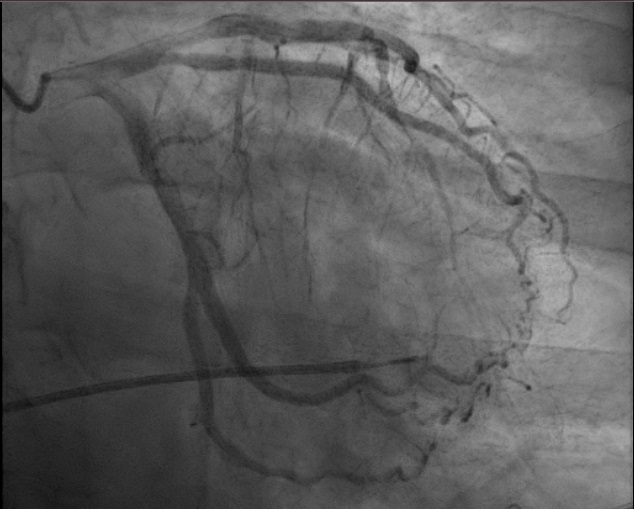
#> input picture data/1.jpg, 634 x 509 px; its folder holds only this picture in this run
$ python main.py
#> lines starting #> are read from the running program, lines starting #| are printed output that depends on the picture; after the words box and inside, x2 and y2 are one past the last pixel; in counts of white or black regions, pixels touching at a corner belong together
import os
import cv2
import numpy as np
import matplotlib.pyplot as plt
from skimage.morphology import skeletonize as skl
from scipy.interpolate import interp1d
from skimage.filters import meijering
#from CubicSpline import my_cubic_interp1d
# from sklearn.metrics import mean_absolute_percentage_error
from CS import CS

# Размытие картинки для уменьшения количества шумов
def morphology_diff(contrast_green, clahe):

    open1 = cv2.morphologyEx(contrast_green, cv2.MORPH_OPEN, cv2.getStructuringElement(cv2.MORPH_CROSS, (5, 5)),
                             iterations=1)
    close1 = cv2.morphologyEx(open1, cv2.MORPH_CLOSE, cv2.getStructuringElement(cv2.MORPH_CROSS, (5, 5)),
                              iterations=1)

    open2 = cv2.morphologyEx(close1, cv2.MORPH_OPEN, cv2.getStructuringElement(cv2.MORPH_CROSS, (11, 11)),
                             iterations=1)
    close2 = cv2.morphologyEx(open2, cv2.MORPH_CLOSE, cv2.getStructuringElement(cv2.MORPH_CROSS, (11, 11)),
                              iterations=1)

    open3 = cv2.morphologyEx(close2, cv2.MORPH_OPEN, cv2.getStructuringElement(cv2.MORPH_CROSS, (23, 23)),
                             iterations=1)
    close3 = cv2.morphologyEx(open3, cv2.MORPH_CLOSE, cv2.getStructuringElement(cv2.MORPH_CROSS, (25, 25)),
                              iterations=1)
    # [11 lines of commented-out code are left out]
    contrast_morph = cv2.subtract(close3, contrast_green)
    #cv2.imshow("fg", clahe.apply(contrast_morph))
    cv2.waitKey(0)
    cv2.destroyAllWindows()

    return clahe.apply(contrast_morph)


def remove_noise(morph_image):
    ret, thr = cv2.threshold(morph_image, 15, 255, cv2.THRESH_BINARY)
    mask = np.ones(morph_image.shape[:2], dtype="uint8") * 255
    contours, hierarchy = cv2.findContours(thr.copy(), cv2.RETR_LIST, cv2.CHAIN_APPROX_SIMPLE)
    for cnt in contours:
        if cv2.contourArea(cnt) <= 200:
            cv2.drawContours(mask, [cnt], -1, 0, -1)
    im = cv2.bitwise_and(morph_image, morph_image, mask=mask)
    ret, fin_thr = cv2.threshold(im, 15, 255, cv2.THRESH_BINARY_INV)
    new_img = cv2.erode(fin_thr, cv2.getStructuringElement(cv2.MORPH_CROSS, (3, 3)), iterations=1)
    # cv2.imshow("fg", im)
    cv2.waitKey(0)
    cv2.destroyAllWindows()
    return new_img


def remove_blob(clear_image, org_image):
    fundus_eroded = cv2.bitwise_not(clear_image)
    xmask = np.ones(org_image.shape[:2], dtype="uint8") * 255
    xcontours, xhierarchy = cv2.findContours(fundus_eroded.copy(), cv2.RETR_LIST, cv2.CHAIN_APPROX_SIMPLE)
    for cnt in xcontours:
        shape = "unidentified"
        peri = cv2.arcLength(cnt, True)
        approx = cv2.approxPolyDP(cnt, 0.04 * peri, True)
        if len(approx) > 4 and cv2.contourArea(cnt) <= 3000 and cv2.contourArea(cnt) >= 100:
            shape = "circle"
        else:
            shape = "veins"
        if (shape == "circle"):
            cv2.drawContours(xmask, [cnt], -1, 0, -1)

    finimage = cv2.bitwise_and(fundus_eroded, fundus_eroded, mask=xmask)
    blood_vessels = cv2.bitwise_not(finimage)
    # cv2.imshow("fi", finimage)

    # cv2.imshow("bv", blood_vessels)
    cv2.waitKey(0)
    cv2.destroyAllWindows()
    return blood_vessels


def detect_vessel(org_image):
    copy_org_image = org_image.copy()
    # make split of red green blue colors
    blue, green, red = cv2.split(org_image)
    # create a CLAHE object
    clahe = cv2.createCLAHE(clipLimit=5.0, tileGridSize=(8, 8))
    contrast_green = clahe.apply(green)
    # get image after morph - blured & clahe
    morph_image = morphology_diff(contrast_green, clahe)
    morph_image = cv2.adaptiveThreshold(morph_image, 255, cv2.ADAPTIVE_THRESH_MEAN_C, cv2.THRESH_BINARY, 17, 2)

    # remove noise
    clear_image = remove_noise(morph_image)
    # remove blobs
    fin_image = remove_blob(clear_image, org_image)
    skelet = skeleton(fin_image)
    i = 0
    j = 0
    # [10 lines of commented-out code are left out]

    cv2.waitKey(0)
    cv2.destroyAllWindows()
    return skelet, fin_image, cv2.merge((blue, green, red))


def skeleton (sk):
    # Step 1: Create an empty skeleton
    size = np.size(sk)
    skel = np.zeros(sk.shape, np.uint8)

    # Get a Cross Shaped Kernel
    element = cv2.getStructuringElement(cv2.MORPH_CROSS, (3,3))

    # Repeat steps 2-4
    i = 1
    while i <= 10:
        #Step 2: Open the image
        open = cv2.bitwise_not(cv2.morphologyEx(sk, cv2.MORPH_OPEN, element))

        #Step 3: Substract open from the original image
        temp = cv2.subtract(sk, open)

        #Step 4: Erode the original image and refine the skeleton
        eroded = cv2.erode(sk, element)
        skel = skl(open, method="lee").astype(np.uint8)
        sk = eroded.copy()
        #cv2.imshow("fg", skel)
        cv2.waitKey(0)
        cv2.destroyAllWindows()
        # Step 5: If there are no white pixels left ie.. the image has been completely eroded, quit the loop
        #if cv2.countNonZero(sk) == 0:
            #break
        i = i + 1

    return skel


if __name__ == "__main__":
    data_catalog = "data"
    raw_catalog = "raw_vessels"
    vessel_catalog = "vessels_images"
    sk_catalog = "skelet_images"
    files_names = [x for x in os.listdir(data_catalog) if os.path.isfile(os.path.join(data_catalog, x))]
    files_names.sort()

    for file_name in files_names:
        out_name = file_name.split('.')[0]
        org_image = cv2.imread(data_catalog + '/' + file_name)
#> org_image is the input picture: shape (509, 634, 3); mean B, G, R 93.2, 93.2, 93.3
        skele, raw_vessel, vessel_image = detect_vessel(org_image)
#> in morphology_diff, `close3 = cv2.morphologyEx(open3, cv2.MORPH_CLOSE, cv2.getStructuringEl..`:
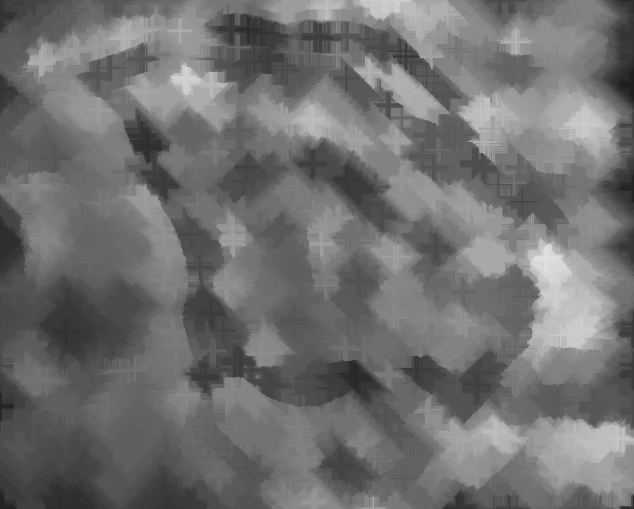
#> close3: shape (509, 634); min 30, max 224, mean 112.3
#> in detect_vessel, `morph_image = cv2.adaptiveThreshold(morph_image, 255, cv2.ADAPTIVE_THR..`:
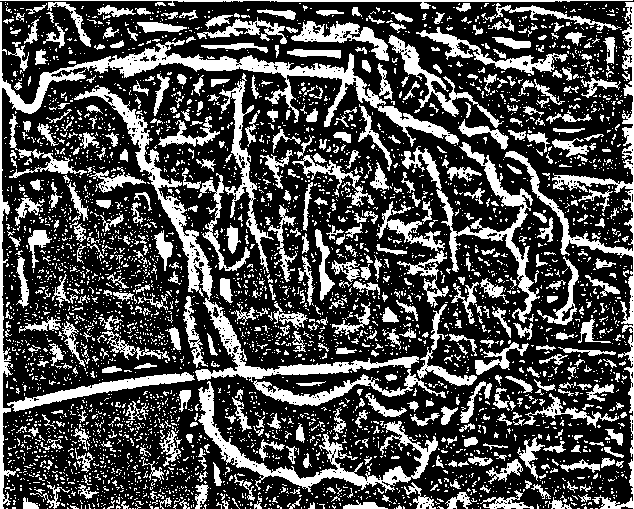
#> morph_image: shape (509, 634); 30.4% white; 4312 white regions (3798 under 20 px)
#> in remove_noise, `contours, hierarchy = cv2.findContours(thr.copy(), cv2.RETR_LIST, cv2...`: contours = 5078 contours, 4730 with area under 20; largest, box (x1, y1, x2, y2) and area: (0, 2, 459, 509) 6603, (74, 85, 419, 382) 5343, (504, 2, 634, 509) 3430, (198, 381, 438, 493) 3304, (402, 142, 540, 323) 2668
#> the loop in remove_noise, `for cnt in contours:` made 5078 passes
#> cnt on passes 1 to 3: [[595, 508], [597, 508]], [[590, 508], [592, 508]], [[577, 508], [579, 508]]
#> after the loop in remove_noise, `for cnt in contours:`:
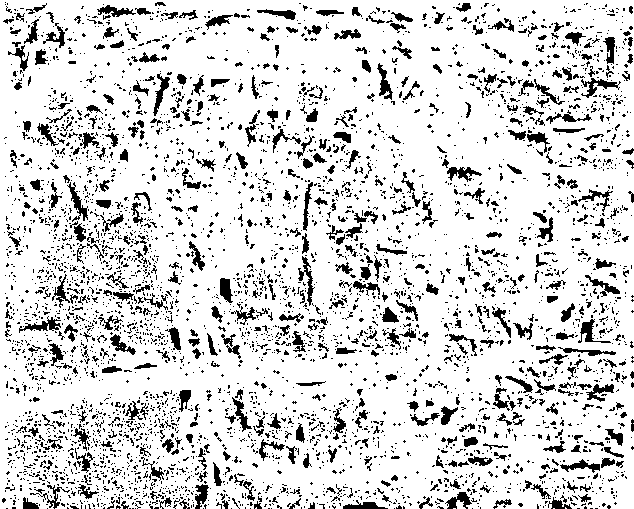
#> mask: shape (509, 634); 84.6% white; 4577 black regions (4045 under 20 px), largest, box (x1, y1, x2, y2) and area: (581, 78, 621, 98) 266, (67, 182, 88, 222) 262, (19, 316, 61, 333) 259
#> in remove_noise, `new_img = cv2.erode(fin_thr, cv2.getStructuringElement(cv2.MORPH_CROSS..`:
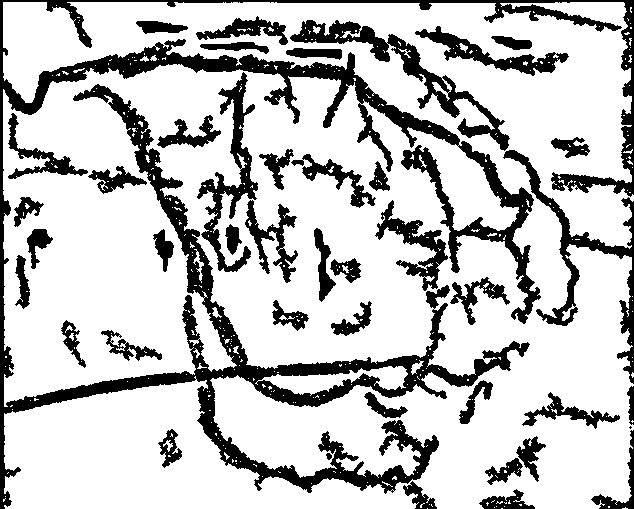
#> new_img: shape (509, 634); 76.7% white; 43 black regions (1 under 20 px), largest, box (x1, y1, x2, y2) and area: (0, 0, 634, 509) 40794, (290, 20, 510, 151) 4080, (503, 150, 634, 384) 3572
#> in remove_blob, `xcontours, xhierarchy = cv2.findContours(fundus_eroded.copy(), cv2.RET..`: xcontours = 752 contours, 655 with area under 20; largest, box (x1, y1, x2, y2) and area: (0, 0, 634, 509) 39368, (290, 20, 510, 151) 4004, (503, 150, 634, 384) 3148, (197, 72, 258, 272) 2820, (257, 365, 409, 396) 2103; xhierarchy = 752 rows, first 6: [1, -1, -1, -1], [2, 0, -1, -1], [3, 1, -1, -1], [4, 2, -1, -1], [5, 3, -1, -1], [6, 4, -1, -1]
#> the loop in remove_blob, `for cnt in xcontours:` made 752 passes
#> (shape, peri, approx) on passes 1, 3, 4, 5, 6, 10: ('veins', 5.66, [[493, 507], [494, 506], [495, 507], [494, 508]]), ('veins', 5.66, [[503, 506], [504, 505], [505, 506], [504, 507]]), ('veins', 5.66, [[495, 506], [496, 505], [497, 506], [496, 507]]), ('veins', 5.66, [[431, 506], [432, 505], [433, 506], [432, 507]]), ('veins', 5.66, [[615, 504], [616, 503], [617, 504], [616, 505]]), ('veins', 5.66, [[428, 504], [429, 503], [430, 504], [429, 505]])
#> after the loop in remove_blob, `for cnt in xcontours:`:
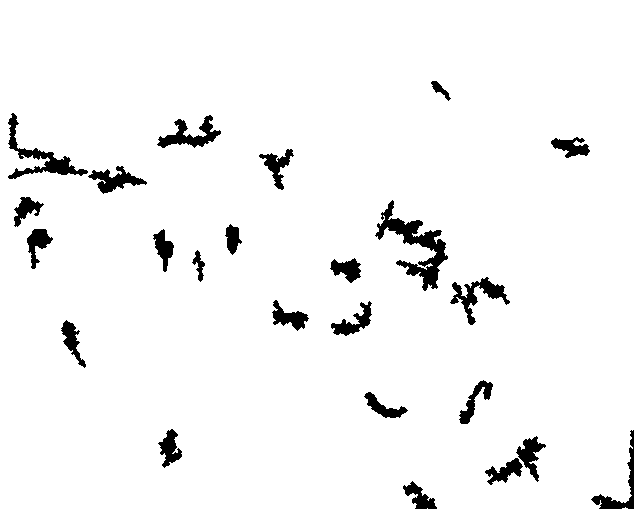
#> xmask: shape (509, 634); 95.7% white; 24 black regions, largest, box (x1, y1, x2, y2) and area: (375, 200, 448, 291) 1918, (8, 113, 88, 179) 1147, (450, 277, 510, 325) 855
#> in remove_blob, `finimage = cv2.bitwise_and(fundus_eroded, fundus_eroded, mask=xmask)`:
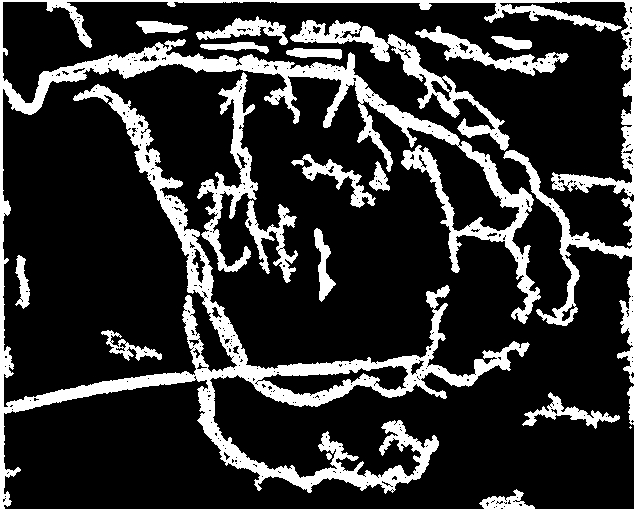
#> finimage: shape (509, 634); 19.3% white; 21 white regions (1 under 20 px), largest, box (x1, y1, x2, y2) and area: (0, 0, 634, 509) 40722, (290, 20, 510, 151) 4031, (503, 150, 634, 384) 3572
#> in skeleton, `size = np.size(sk)`: size = 322706
#> in skeleton, `element = cv2.getStructuringElement(cv2.MORPH_CROSS, (3,3))`: element = [[0, 1, 0], [1, 1, 1], [0, 1, 0]]
#> in detect_vessel, `skelet = skeleton(fin_image)`:
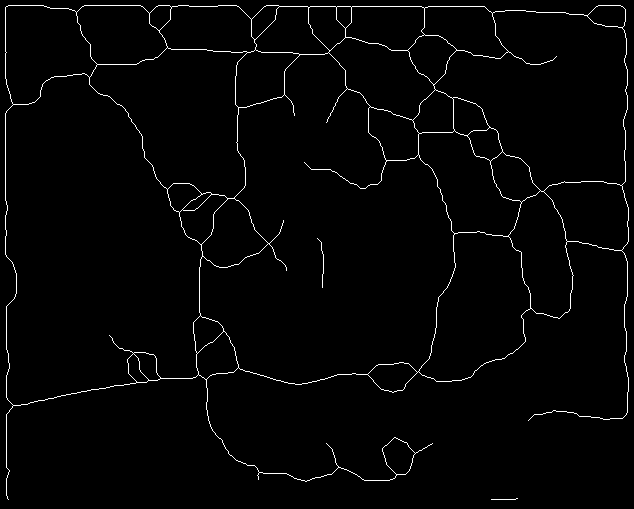
#> skelet: shape (509, 634); values 0 (black) and 1 (white), 1.9% white in thin lines or dots

        cv2.imwrite(raw_catalog + '/' + out_name + ".JPG", raw_vessel)
        cv2.imwrite(sk_catalog + '/' + out_name + ".JPG", skele)
        cv2.imwrite(vessel_catalog + '/' + out_name + ".JPG", vessel_image)
        skelet = cv2.imread(sk_catalog + '/' + file_name)


        # mouse drawing
        # [4 lines left out: function mouse_drawing, not called in this run]

        cv2.namedWindow("Frame")
        cv2.setMouseCallback("Frame", mouse_drawing)

        circles = []

        while True:

            #cv2.cvtColor(skele, org, cv2.COLOR_BGR2GRAY)
            frame = cv2.addWeighted(skelet, 0.7, org_image, 0.3, 0)

            for i in range(len(circles) - 1):
                cv2.circle(frame, circles[i], 1, (0, 255, 0), -1)
                if len(circles) >= 2:
                    cv2.line(frame, circles[i], circles[i + 1], (0, 255, 0), 2)

            cv2.imshow("Frame", frame)
            key = cv2.waitKey(1)
#> (key Esc is pressed here)
            if key == 27:
                break
            elif key == ord("d"):
                circles = []

        cv2.destroyAllWindows()
        print(circles)
        # with open("C.csv", "a") as file:
        #     print(circles, file=file)
        if circles != []:
            # [8 lines of commented-out code are left out]
            CS(circles)
            # [9 lines of commented-out code are left out]
            plt.show()

        # [9 lines of commented-out code are left out]

$ run again, on data/5.jpg
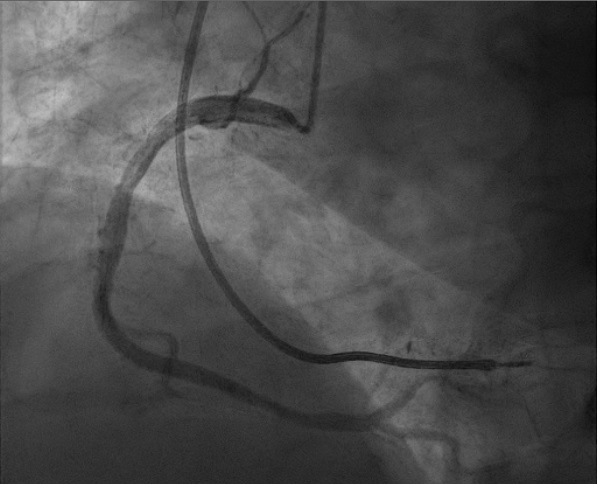
#> input picture data/5.jpg, 597 x 484 px
#> org_image is the input picture: shape (484, 597, 3); min 0, max 192, mean 75
#> in detect_vessel, `morph_image = cv2.adaptiveThreshold(morph_image, 255, cv2.ADAPTIVE_THR..`:
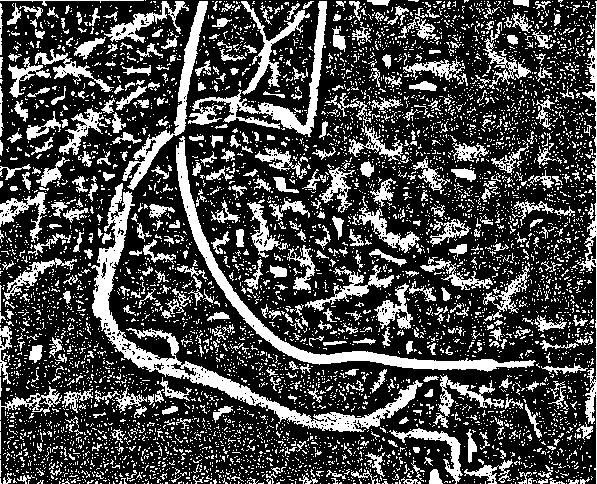
#> morph_image: shape (484, 597); 28.1% white; 6057 white regions (5586 under 20 px)
#> contours = 6878 contours, 6573 with area under 20; largest, box (x1, y1, x2, y2) and area: (91, 183, 423, 432) 6383, (176, 136, 536, 372) 4172, (188, 1, 327, 137) 2216, (122, 1, 208, 190) 1946, (575, 1, 597, 484) 1069
#> the loop in remove_noise, `for cnt in contours:` made 6878 passes
#> cnt on passes 1 to 3: [[566, 483]], [[511, 483]], [[480, 483]]
#> im: shape (484, 597); 10.9% white; 228 white regions (143 under 20 px), largest, box (x1, y1, x2, y2) and area: (176, 136, 536, 372) 4613, (188, 1, 327, 137) 2543, (122, 1, 208, 190) 2083
#> new_img: shape (484, 597); 83.4% white; 33 black regions (2 under 20 px), largest, box (x1, y1, x2, y2) and area: (90, 0, 424, 433) 16041, (175, 135, 537, 373) 5629, (574, 0, 597, 484) 2318
#> fundus_eroded: shape (484, 597); 16.6% white; 33 white regions (2 under 20 px)
#> xcontours = 726 contours, 661 with area under 20; largest, box (x1, y1, x2, y2) and area: (90, 0, 424, 433) 16026, (175, 135, 537, 373) 5160, (574, 0, 597, 484) 1821, (388, 427, 514, 484) 1625, (7, 48, 115, 99) 1587; xhierarchy = 726 rows, first 6: [1, -1, -1, -1], [2, 0, -1, -1], [3, 1, -1, -1], [4, 2, -1, -1], [5, 3, -1, -1], [6, 4, -1, -1]
#> the loop in remove_blob, `for cnt in xcontours:` made 726 passes
#> (shape, peri, approx) on passes 1, 2, 3, 5, 6, 7: ('veins', 5.66, [[496, 481], [497, 480], [498, 481], [497, 482]]), ('veins', 5.66, [[495, 480], [496, 479], [497, 480], [496, 481]]), ('veins', 5.66, [[505, 479], [506, 478], [507, 479], [506, 480]]), ('veins', 5.66, [[506, 478], [507, 477], [508, 478], [507, 479]]), ('veins', 5.66, [[499, 476], [500, 475], [501, 476], [500, 477]]), ('veins', 13.9, [[496, 475], [499, 477], [497, 480], [495, 477]])
#> finimage: shape (484, 597); 11.9% white; 21 white regions (4 under 20 px), largest, box (x1, y1, x2, y2) and area: (90, 182, 424, 433) 8114, (121, 0, 328, 191) 7810, (175, 135, 537, 373) 5629
#> size = 288948
#> element = [[0, 1, 0], [1, 1, 1], [0, 1, 0]]
#> open: shape (484, 597); 12.4% white; 16 white regions (1 under 20 px), largest, box (x1, y1, x2, y2) and area: (90, 0, 537, 433) 22234, (574, 0, 597, 484) 2438, (73, 0, 190, 61) 1716
#> eroded: shape (484, 597); 85.3% white; 15 black regions, largest, box (x1, y1, x2, y2) and area: (89, 0, 538, 434) 26042, (573, 0, 597, 484) 3046, (72, 0, 191, 62) 2082
#> skel: shape (484, 597); values 0 (black) and 1 (white), 1.4% white in thin lines or dots
#> in detect_vessel, `skelet = skeleton(fin_image)`:
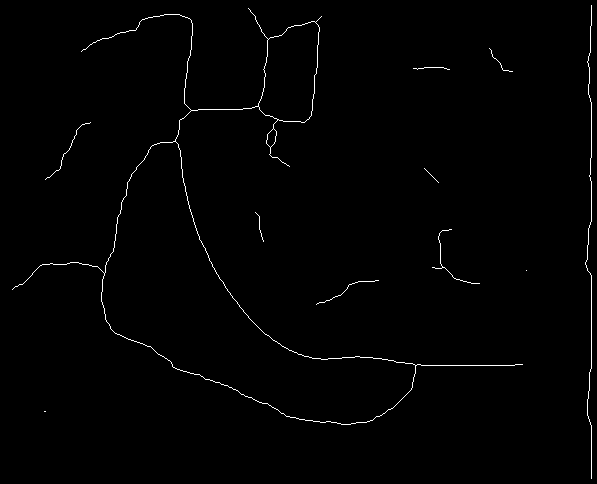
#> skelet: shape (484, 597); values 0 (black) and 1 (white), 0.89% white in thin lines or dots

$ run again, on data/2.jpg
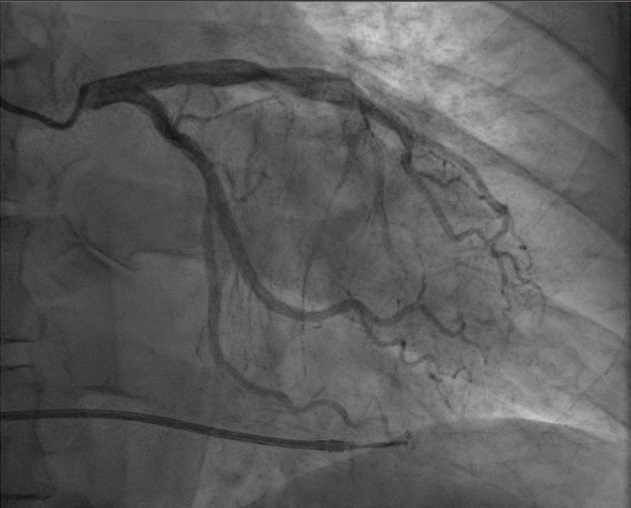
#> input picture data/2.jpg, 631 x 508 px
#> org_image is the input picture: shape (508, 631, 3); mean B, G, R 91.7, 91.7, 91.7
#> in detect_vessel, `morph_image = cv2.adaptiveThreshold(morph_image, 255, cv2.ADAPTIVE_THR..`:
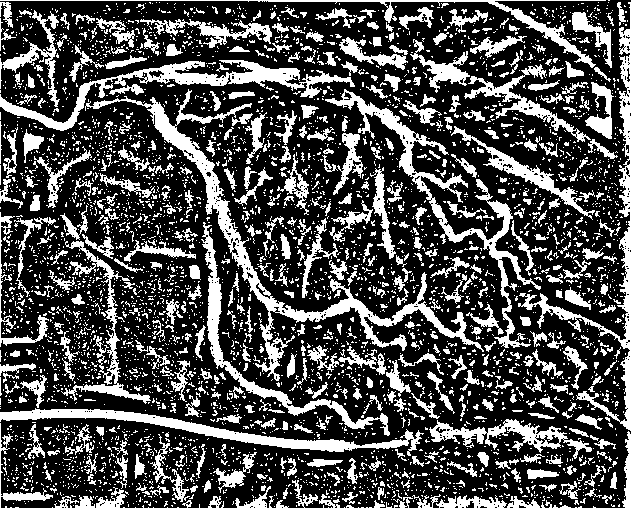
#> morph_image: shape (508, 631); 30% white; 4392 white regions (3878 under 20 px)
#> contours = 5189 contours, 4832 with area under 20; largest, box (x1, y1, x2, y2) and area: (85, 89, 484, 381) 6316, (325, 89, 541, 348) 3720, (0, 60, 355, 131) 3556, (518, 2, 631, 431) 3274, (0, 408, 424, 456) 3251
#> the loop in remove_noise, `for cnt in contours:` made 5189 passes
#> cnt on passes 1 to 3: [[575, 507], [576, 507]], [[369, 507], [371, 507]], [[366, 507], [367, 507]]
#> im: shape (508, 631); 15.2% white; 191 white regions (91 under 20 px), largest, box (x1, y1, x2, y2) and area: (0, 60, 355, 131) 3813, (232, 237, 484, 381) 3732, (0, 408, 424, 456) 3657
#> new_img: shape (508, 631); 77.5% white; 38 black regions, largest, box (x1, y1, x2, y2) and area: (0, 59, 485, 382) 14454, (324, 88, 542, 349) 6841, (0, 374, 425, 508) 5845
#> fundus_eroded: shape (508, 631); 22.5% white; 38 white regions
#> xcontours = 748 contours, 680 with area under 20; largest, box (x1, y1, x2, y2) and area: (0, 59, 485, 382) 13600, (324, 88, 542, 349) 6166, (0, 374, 425, 508) 5232, (517, 1, 631, 508) 4937, (409, 35, 576, 137) 3542; xhierarchy = 748 rows, first 6: [1, -1, -1, -1], [2, 0, -1, -1], [3, 1, -1, -1], [4, 2, -1, -1], [5, 3, -1, -1], [6, 4, -1, -1]
#> the loop in remove_blob, `for cnt in xcontours:` made 748 passes
#> (shape, peri, approx) on passes 1, 3, 4, 5, 8, 10: ('veins', 5.66, [[502, 506], [503, 505], [504, 506], [503, 507]]), ('veins', 5.66, [[493, 504], [494, 503], [495, 504], [494, 505]]), ('veins', 5.66, [[459, 504], [460, 503], [461, 504], [460, 505]]), ('veins', 5.66, [[441, 504], [442, 503], [443, 504], [442, 505]]), ('veins', 5.66, [[478, 503], [479, 502], [480, 503], [479, 504]]), ('veins', 5.66, [[109, 503], [110, 502], [111, 503], [110, 504]])
#> size = 320548
#> element = [[0, 1, 0], [1, 1, 1], [0, 1, 0]]
#> open: shape (508, 631); 19.7% white; 21 white regions, largest, box (x1, y1, x2, y2) and area: (0, 59, 485, 382) 14946, (324, 0, 631, 508) 12812, (0, 374, 425, 508) 5918
#> eroded: shape (508, 631); 76.1% white; 20 black regions, largest, box (x1, y1, x2, y2) and area: (0, 58, 486, 399) 19797, (323, 0, 631, 508) 15461, (0, 373, 426, 508) 7097
#> skel: shape (508, 631); values 0 (black) and 1 (white), 2.4% white in thin lines or dots
#> in detect_vessel, `skelet = skeleton(fin_image)`:
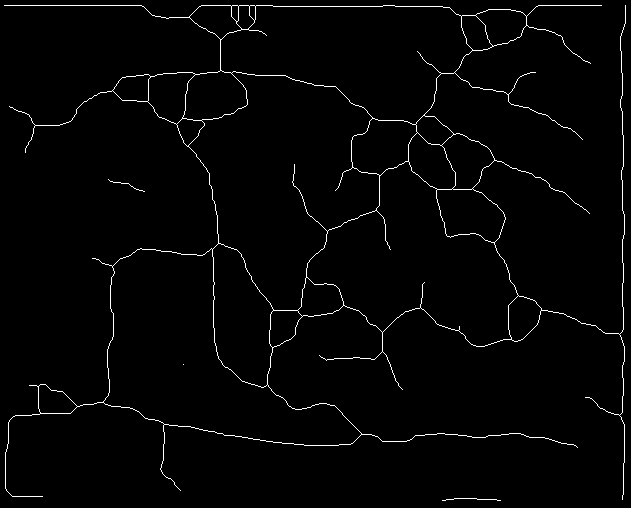
#> skelet: shape (508, 631); values 0 (black) and 1 (white), 1.8% white in thin lines or dots
